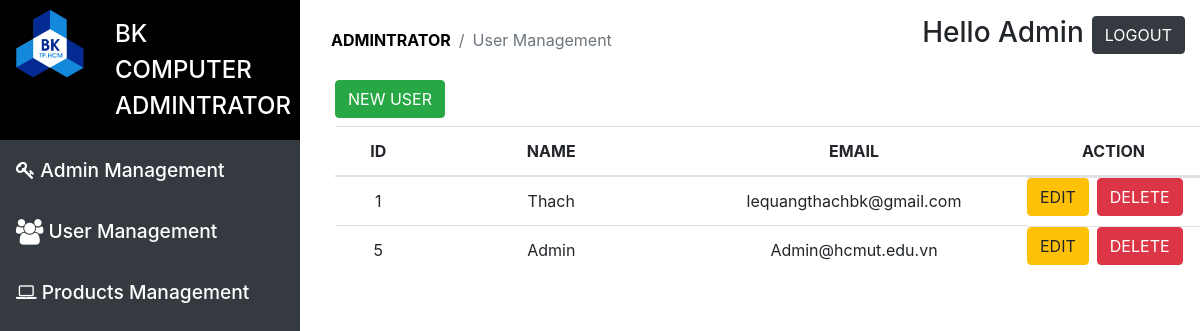
/admin_user_managerment.php (signed in), run on the app's committed database.
### tables this page shows
CREATE TABLE `users` (
  `Id` int(11) NOT NULL,
  `userName` varchar(30) NOT NULL,
  `userEmail` tinytext NOT NULL,
  `userPhone` tinytext DEFAULT NULL,
  `userDoB` tinytext DEFAULT NULL,
  `userAvartar` tinytext DEFAULT NULL,
  `userPass` longtext NOT NULL
);

### admin_user_managerment.php (the view, shortened to what this page needs)
<?php if(isset($_SESSION['adminID'])):?>
    <!DOCTYPE html>
    <html lang="en">
    <head>
        <link rel="stylesheet" href="./Public/styles/font-awesome.min.css">
        <link rel="stylesheet" href="./Public/styles/bootstrap.min.css">
        <link rel="stylesheet" href="https://stackpath.bootstrapcdn.com/font-awesome/4.7.0/css/font-awesome.min.css">
    </head>
    <body>
        <div id="left" class= "bg-dark" >
            <div class="row" style="background-color: black">
                <div class="col-lg-4 pt-2 pb-3"><a href="admin.php"><img src="Public/images/Homepage/logoBK.png" style="width: 100%" alt="bklogo"></a></div>
                <div class="col-lg-7 text-light pt-3"><p style="font-size: 1.5em; font-weight:500"><a href="admin.php" style="text-decoration:none;color:white">BK COMPUTER ADMINTRATOR</a></p></div>
            </div>
            <div class="row management" id="ADMIN">
                <a href="admin.php" class="pt-3 pl-3 pb-3"><i class="fa fa-key" aria-hidden="true"></i></i> Admin Management</a>
            </div>
            <div class="row management" id="USER">
                <a href="admin_user_managerment.php" class="pt-3 pl-3 pb-3"><i class="fa fa-users fa-lg" aria-hidden="true"></i> User Management</a>
            </div>
            <div class="row management" id="PROD">
                <a href="admin_product_managerment.php" class="pt-3 pl-3 pb-3"><i class="fa fa-laptop" aria-hidden="true"></i> Products Management</a>
            </div>
        </div>
        <div id="right" >
            <div id = "user-right">
                <div class="row">
                    <div class="col-lg-6 mt-3">
                        <nav aria-label="breadcrumb">
                            <ol class="breadcrumb container" style="background-color: white">
                                <li class="breadcrumb-item"><a href="admin.php" style="color: black;font-weight:700">ADMINTRATOR</a></li>
                                <li class="breadcrumb-item active" aria-current="page">User Management</li>
                            </ol>
                        </nav>
                    </div>
                    <div class="col-lg-6 mt-3">
                        <form action="includes/admin.logout.inc.php" method="POST">
                            <button class="btn btn-dark ml-2" style="float: right">LOGOUT</button>
                        </form>
                        <h3 style="float: right">Hello <span><?php echo $_SESSION['adminName']?></span></h3>
                    </div>
                </div>
                <div style="padding-left: 35px">
                <div>
                    <div class="row">
                        <form action="">
                            <button class="btn btn-success" id="create_new_user">NEW USER</button>
                        </form>
                    </div>
                    <div class="row">
                        <table class="table mt-2">
                            <thead>
                                <tr class="text-center">
                                    <th  width="10%">ID</th>
                                    <th  width="30%">NAME</th>
                                    <th  width="40%">EMAIL</th>
                                    <th  width="20%">ACTION</th>
                                </tr>
                            </thead>
                            <tbody>
                            <?php
                                require 'includes/dbh.inc.php';
                                $result = $conn->query("SELECT * FROM users") or die($conn->error);
                                while($row = $result->fetch_assoc()): ?>
                                    <tr class="text-center">
                                        <td><?php echo $row['Id']?></td>
                                        <td><?php echo $row['userName']?></td>
                                        <td><?php echo $row['userEmail']?></td>
                                        <td class="row">
                                            <button id = "<?php echo $row['id']?>" class="btn btn-warning edit_admin mr-2">EDIT</button>
                                            <form action="includes/admin_action.inc.php" method="POST">
                                                <button id = "<?php echo $row['Id']?>" class="btn btn-danger " name="delete_user">DELETE</button>
                                            </form>
                                        </td>
                                    </tr>
                                <?php endwhile; ?>
                            </tbody>
                        </table>
                    </div>
                </div>
                </div>
            </div>
        </div>
    </body>
    </html>
<?php else:?>
    <?php header("Location: ../Ass/adminlogin.php");?>
<?php endif;?>

### admin_user_managerment.php (style rules this page uses)
.management a { color: white; font-weight: 500; font-size: 1.2em; text-decoration: none; }
#left { width: 25%; float: left; height: 1000px; }
#right { width: 75%; float:left; }
.row { margin: 0px !important; padding: 0px !important; }
.breadcrumb-item a { text-decoration: none; }

### data on the page
users: Id "1", userName "Thach", userEmail "lequangthachbk@gmail.com"
users: Id "5", userName "Admin", userEmail "Admin@hcmut.edu.vn"

### other printed values
$_SESSION['adminName'] "Admin"
